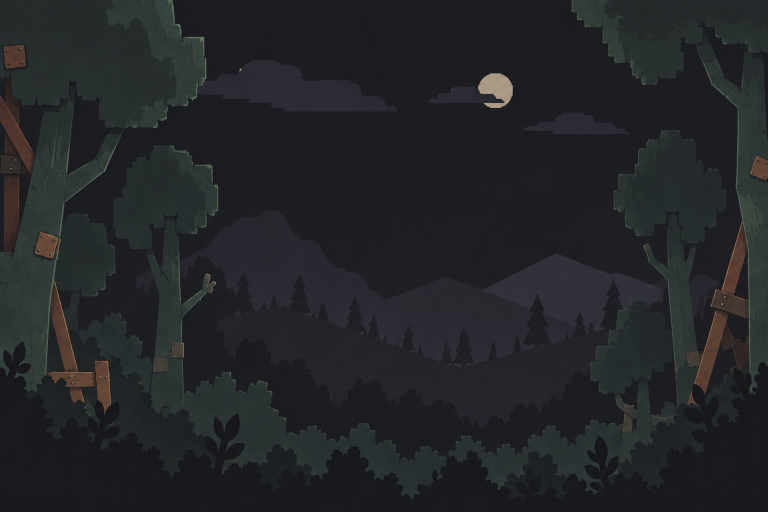
#> input picture 设计稿/art/B1_wood_stage/output/backgrounds/floor1-woodland-v2/woodland-a-v2.png, 1536 x 1024 px, given in place of woodland-h-v2.png, which was not available (shown at 1/2 size)
$ python split-backgrounds.py
#> lines starting #> are read from the running program, lines starting #| are printed output that depends on the picture
"""Extract three static depth planes from the existing woodland artwork.
No generative calls. Shared boundary pixels occupy one atlas coordinate before
masking/filtering, so every exported plane has identical adjoining RGBA edges.
Hidden far-plane areas get a low-frequency color fill, not invented scenery;
these assets are for depth of field with parallax disabled.
"""
from pathlib import Path
import argparse
import subprocess
import sys
import json
import numpy as np
from PIL import Image, ImageFilter, ImageDraw

ROOT = Path(__file__).resolve().parents[2]
SOURCE = ROOT / "设计稿/art/B1_wood_stage/output/backgrounds/floor1-woodland-v2"
DEST = ROOT / "game-master/src/asset/image/background"
REPORT = ROOT / "game-master/output/background-depth"
W, H = 1536, 1024
LAYOUT = [["H","J","K","M","N"],["F","D","A","B","C"],["G","E","I","O",None]]
POSITIONS = {key:(x*(W-1),y*(H-1)) for y,row in enumerate(LAYOUT) for x,key in enumerate(row) if key}


def smooth(a):
    a = np.clip(a, 0, 1)
    return a*a*(3-2*a)


# [52 lines left out: functions box_blur_float, fill_occluded, solid_matte, filtered_cutout, composite, not called in this run]


def main():
    # Current-layout woodland pipeline: never rebuild the retired three-row atlas.
    if (ROOT / "设计稿/art/B1_wood_stage/output/backgrounds/floor1-woodland-v3/plan.json").exists():
        import subprocess, sys
        subprocess.run([sys.executable, str(ROOT / "game-master/scripts/rebuild-woodland.py"), "build"], check=True)
        return
    parser = argparse.ArgumentParser()
    parser.add_argument("--far-blur", type=float, default=2.4, help="Native image pixels, 1.5 game pixels at 960x640")
    parser.add_argument("--middle-blur", type=float, default=0.65)
    args = parser.parse_args()
    REPORT.mkdir(parents=True, exist_ok=True)
    manifest = json.loads((SOURCE/"manifest.json").read_text(encoding="utf-8-sig"))
#> (reads 设计稿/art/B1_wood_stage/output/backgrounds/floor1-woodland-v2/manifest.json from the repository)
    atlas = Image.new("RGB", (5*(W-1)+1, 3*(H-1)+1), (25,25,27))
    for key, (x,y) in POSITIONS.items():
        original = Image.open(SOURCE/f"woodland-{key.lower()}-v2.png").convert("RGB")
#> original is the input picture: PIL image 1536x1024 RGB; mean R, G, B 35, 36.9, 39.8
        assert original.size == (W,H)
        atlas.paste(original,(x,y))
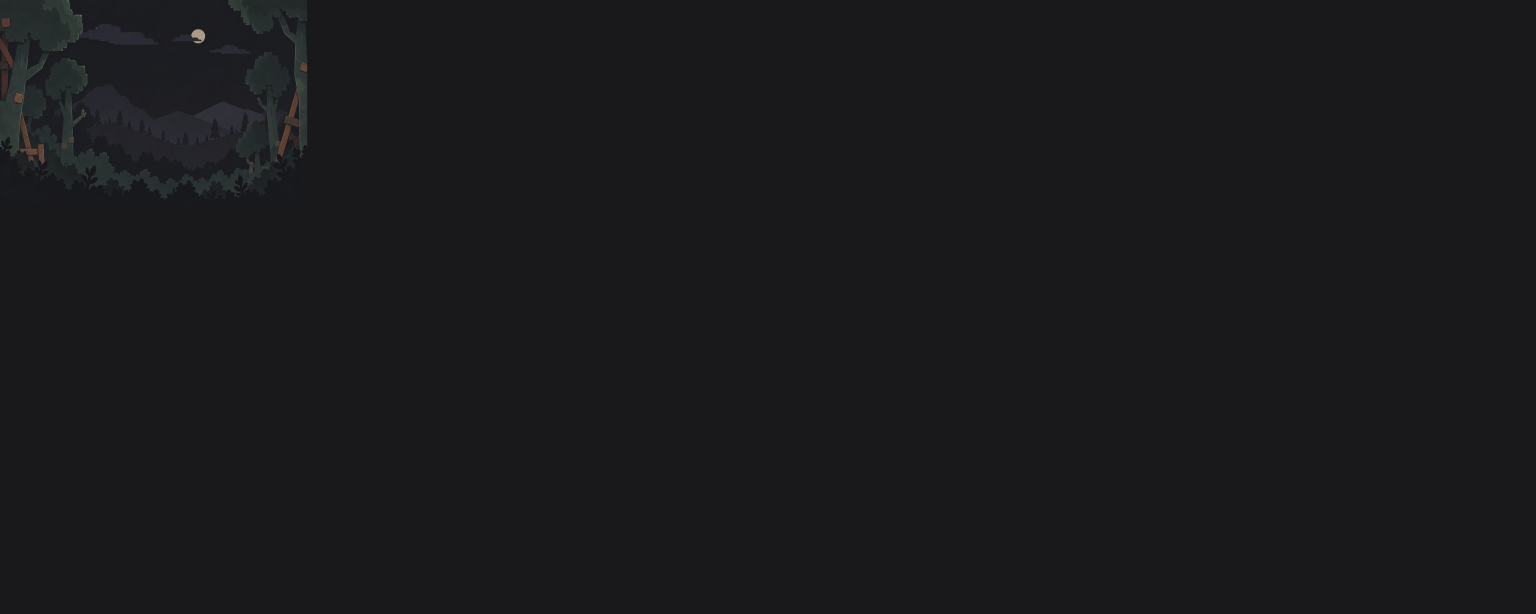
#> atlas: PIL image 7676x3070 RGB (shown at 1/5 size); mean R, G, B 25.7, 25.8, 27.9
#> pass 2 of the loop in main, `for key, (x,y) in POSITIONS.items():`:
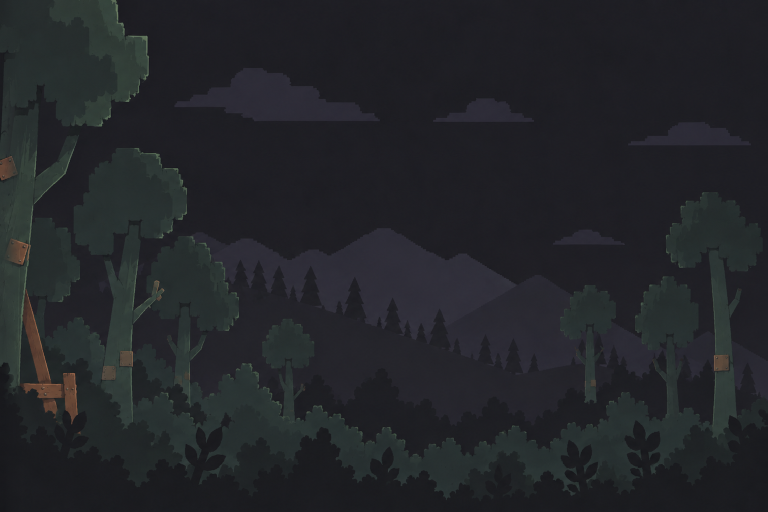
#> input picture 设计稿/art/B1_wood_stage/output/backgrounds/floor1-woodland-v2/woodland-b-v2.png, 1536 x 1024 px, given in place of woodland-j-v2.png, which was not available (shown at 1/2 size)
#> in main, original is the input picture: PIL image 1536x1024 RGB; mean R, G, B 35.1, 37.1, 40.9
#> in main, `atlas.paste(original,(x,y))`:
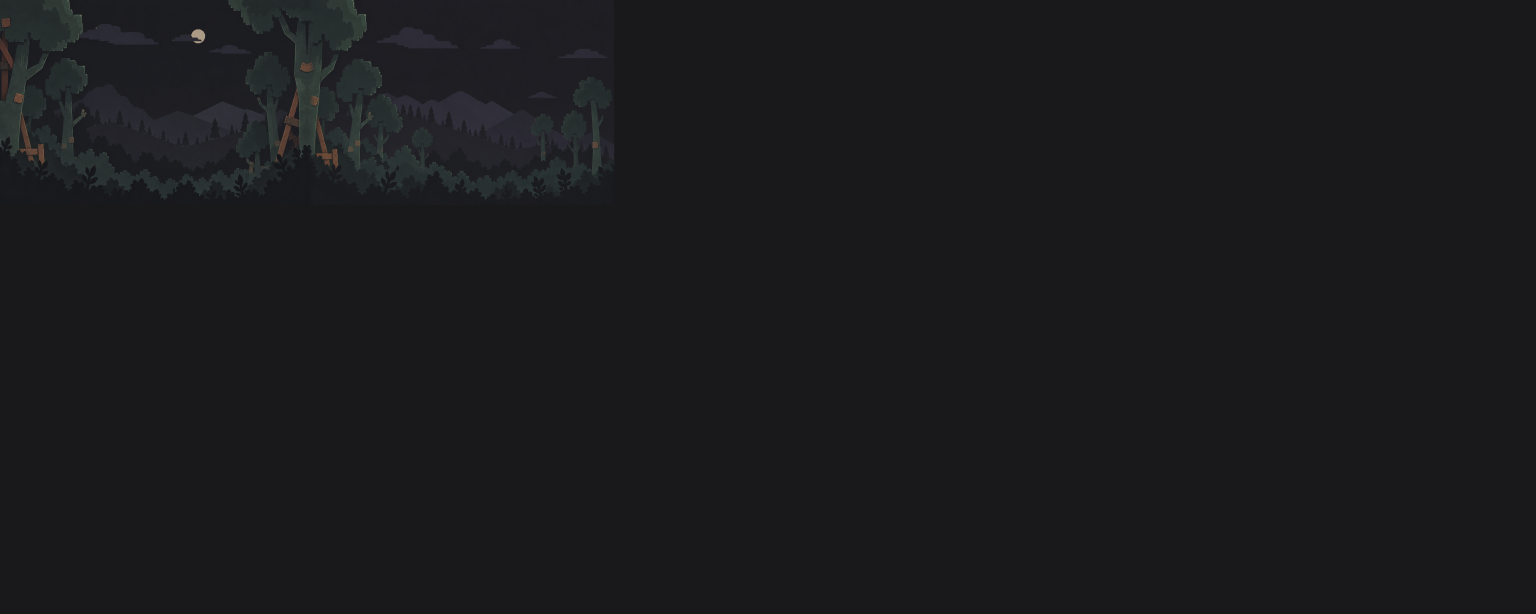
#> atlas: PIL image 7676x3070 RGB (shown at 1/5 size); mean R, G, B 26.3, 26.6, 28.8
    # B1 artwork uses violet/charcoal for sky and distant ridges, green for
    # cutout trees, warm brown for timber. Material mattes follow those contours.
    rgb = np.asarray(atlas.filter(ImageFilter.MedianFilter(3)),dtype=np.int16)
    r,g,b = (rgb[:,:,i] for i in range(3))
    green = (g-r >= 2) & (g-b >= -3)
    timber = (r-g >= 6) & (g-b >= 5) & (r < 140)
    # Nearly black, green-tinted leaf silhouettes occupy the closest plane.
    dark_leaf = (b-g <= 4) & (g-r >= -1) & (g < 31) & (r < 30)
    rows = np.arange(atlas.height,dtype=np.float32)[:,None]
    lower = smooth((rows-(H-1)*2)/((H-1)*0.65))
    # Root/cave rooms contain neutral stone as well as vegetation.
    rock = (np.abs(r-g) < 7) & (g-b >= 1) & (g > 29) & (lower > 0.25)
    band = np.maximum.reduce([
        smooth((rows-H*0.72)/(H*0.15))*(1-smooth((rows-H*1.00)/(H*0.20))),
        smooth((rows-H*1.60)/(H*0.16))*(1-smooth((rows-H*2.00)/(H*0.20))),
        smooth((rows-H*2.55)/(H*0.24)),
    ])
    objects = green | timber | (dark_leaf & (band > 0.05)) | rock
    object_mask = solid_matte(objects,atlas.size)
    # Feather only the depth assignment between overlapping planes. Source
    # image colors stay intact; no rectangular foreground cut lines.
    near_seed = np.maximum.reduce([dark_leaf*band, green*band*0.75, (green | rock)*smooth((lower-0.65)/0.3)])
    near_alpha = solid_matte(near_seed,atlas.size)
    # Nearby coverage is also part of the midplane, forming an overlap rather
    # than a transparent crack when its antialiased edge is composited.
    object_mask=Image.fromarray(np.maximum(np.asarray(object_mask),np.asarray(near_alpha)))
    far_mask = Image.fromarray(255-np.asarray(object_mask.filter(ImageFilter.MaxFilter(7))))
    far_fill = fill_occluded(atlas,far_mask)
    far = Image.composite(atlas,far_fill,far_mask).filter(ImageFilter.GaussianBlur(args.far_blur)).convert("RGBA")
    mid = filtered_cutout(atlas,object_mask,args.middle_blur)
    close = filtered_cutout(atlas,near_alpha,0)
    objects=np.asarray(object_mask)>127
    near=np.asarray(near_alpha)>127
    middle=objects & ~near
    layers = [far,mid,close]
    names = ["1.far.png","2.middle.png","3.near.png"]
    room_reports = []
    for room in manifest["rooms"]:
        key=room["room"]
        x,y=POSITIONS[key]
        folder=DEST/f"woodland-{key.lower()}"
        folder.mkdir(parents=True,exist_ok=True)
        cropped=[layer.crop((x,y,x+W,y+H)) for layer in layers]
        for name,layer in zip(names,cropped): layer.save(folder/name,optimize=True)
        (folder/"background.json").write_text(json.dumps({"id":room["backgroundId"],"name":f"木作森林 · {key} {room['theme']}","pixelated":True,"ambient":"woodland"},ensure_ascii=False,indent=2)+"\n",encoding="utf-8")
        coverage=[round(float((np.asarray(layer.getchannel("A"))>0).mean()),4) for layer in cropped]
        room_reports.append({"room":key,"folder":str(folder.relative_to(ROOT)),"size":[W,H],"layers":names,"coverage":coverage})
        if key in ("A","G","N"):
            composite(cropped).save(REPORT/f"{key}-composite.png")
            board=Image.new("RGB",(W, H+48),(35,37,42))
            for i,layer in enumerate(cropped):
                tile=Image.new("RGBA",layer.size,(78,78,83,255))
                tile.alpha_composite(layer)
                tile.thumbnail((W//3,H))
                board.paste(tile.convert("RGB"),(i*W//3,48))
            draw=ImageDraw.Draw(board)
            for i,label in enumerate(["1 FAR", "2 MIDDLE", "3 NEAR"]): draw.text((i*W//3+15,15),label,fill="white")
            board.crop((0,0,W,48+H//3)).save(REPORT/f"{key}-layers.png")
    # A compact composite overview for review; source artwork remains untouched.
    combined=composite(layers)
    combined.thumbnail((1920,768))
    combined.save(REPORT/"overview.png")
    depth=np.zeros((atlas.height,atlas.width,3),dtype=np.uint8)
    depth[~objects]=[68,92,141]; depth[middle]=[111,159,137]; depth[near]=[228,190,129]
    depth_image=Image.fromarray(depth); depth_image.thumbnail((1920,768)); depth_image.save(REPORT/"depth-regions.png")
    del depth,rgb,objects,middle,near
    checks=[]
    for row in LAYOUT:
        for left,right in zip(row,row[1:]):
            if left and right: checks.append((left,right,"horizontal"))
    for upper,lower_row in zip(LAYOUT,LAYOUT[1:]):
        for top,bottom in zip(upper,lower_row):
            if top and bottom: checks.append((top,bottom,"vertical"))
    seams=[]
    for a,b,axis in checks:
        errors=[]
        for name in names:
            ia=np.asarray(Image.open(DEST/f"woodland-{a.lower()}"/name),dtype=np.int16)
            ib=np.asarray(Image.open(DEST/f"woodland-{b.lower()}"/name),dtype=np.int16)
            edge_a,edge_b=(ia[:,-1],ib[:,0]) if axis=="horizontal" else (ia[-1],ib[0])
            errors.append(int(np.abs(edge_a-edge_b).max()))
        assert max(errors)==0, (a,b,errors)
        seams.append({"from":a,"to":b,"axis":axis,"layerMaxErrors":errors})
    report={"method":"Original-pixel palette/contour matting; shared atlas coordinates; offline premultiplied blur", "note":"Approximate depth planes for static depth of field. Hidden regions use color fill, not semantic reconstruction; parallax must remain zero.","farBlurNativePx":args.far_blur,"middleBlurNativePx":args.middle_blur,"nearBlurNativePx":0,"rooms":room_reports,"seams":seams,"passed":True}
    (REPORT/"report.json").write_text(json.dumps(report,ensure_ascii=False,indent=2)+"\n",encoding="utf-8")
    print(json.dumps({"rooms":len(room_reports),"images":len(room_reports)*3,"seams":len(seams),"passed":True}))
    subprocess.run([sys.executable, str(Path(__file__).with_name("split-clouds.py")), "--fresh"], check=True)

#> (the run stopped early here; a loop or call above may not have finished)
